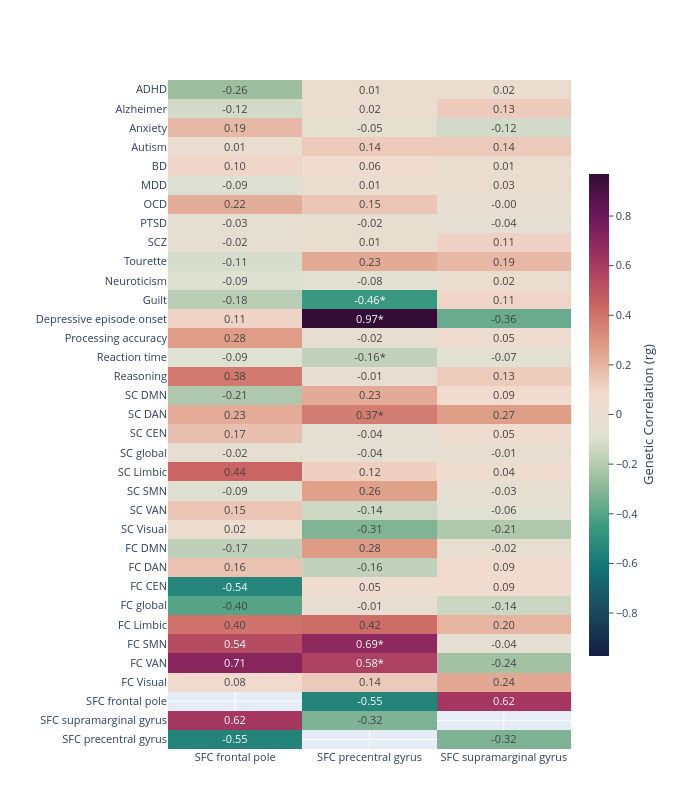

Notebook code cell kept with this figure:
### Code cell
import pandas as pd
import numpy as np
import plotly.graph_objects as go

# Load data
df_fp = pd.read_csv('results_FP.tsv', sep='\t')
df_sg = pd.read_csv('results_SG.tsv', sep='\t')
df_pg = pd.read_csv('results_PG.tsv', sep='\t')

# Preserve original trait order from the first file
trait_order = df_fp['Trait'].tolist()

df_fp['MainTrait'] = 'SFC frontal pole'
df_sg['MainTrait'] = 'SFC supramarginal gyrus'
df_pg['MainTrait'] = 'SFC precentral gyrus'

df_all = pd.concat([df_fp, df_sg, df_pg], ignore_index=True)

# Pivot for correlation values AND p-values
corr_matrix = df_all.pivot(index='Trait', columns='MainTrait', values='GeneticCorrelation')
pval_matrix = df_all.pivot(index='Trait', columns='MainTrait', values='Pvalue')

# Reorder rows to match original CSV order
corr_matrix = corr_matrix.reindex(trait_order)
pval_matrix = pval_matrix.reindex(trait_order)

corr_matrix = corr_matrix.fillna(0)
pval_matrix = pval_matrix.fillna(0)

# Create text and color matrix
text_matrix = []
color_matrix = np.array(corr_matrix.values, dtype=float)

for i, row in enumerate(corr_matrix.values):
    text_row = []
    for j, val in enumerate(row):
        pval = pval_matrix.iloc[i, j]
        
        # Check if this is a self-correlation (row and column trait match)
        if corr_matrix.index[i] == corr_matrix.columns[j]:
            text_row.append("")  # Empty text for self-correlations
            color_matrix[i, j] = np.nan  # Will appear grey
        else:
            asterisk = '*' if pval < 0.05 else ''
            text_row.append(f"{val:.2f}{asterisk}")
    text_matrix.append(text_row)

# --- PLOTLY ---
fig = go.Figure(data=go.Heatmap(
    z=color_matrix,
    x=corr_matrix.columns,
    y=corr_matrix.index,
    colorscale='curl',
    zmid=0,
    colorbar=dict(
        title='Genetic Correlation (rg)',
        titleside='right',
        ticks='outside',
        thickness=20,
        len=0.75,
        y=0.5,
        yanchor='middle'
    ),
    text=text_matrix,
    texttemplate="%{text}",
    hoverinfo='text',
    showscale=True
))

fig.update_layout(
    xaxis=dict(title='', side='bottom'),
    yaxis=dict(title='', autorange='reversed'),
    width=680,
    height=20 * len(corr_matrix) + 100,
    margin=dict(l=100, r=50, t=80, b=50),
    font=dict(size=11)
)
fig.write_image('ldsc.png')
fig.show()

### Figure 1 — Plotly figure (JSON) as saved in the notebook; plotly's stock layout.template omitted (floating-point values rounded to 4 significant figures)
{"data": [{"colorbar": {"len": 0.75, "thickness": 20, "ticks": "outside", "title": {"side": "right", "text": "Genetic Correlation (rg)"}, "y": 0.5, "yanchor": "middle"}, "colorscale": [[0, "rgb(20, 29, 67)"], [0.09091, "rgb(28, 72, 93)"], [0.1818, "rgb(18, 115, 117)"], [0.2727, "rgb(63, 156, 129)"], [0.3636, "rgb(153, 189, 156)"], [0.4545, "rgb(223, 225, 211)"], [0.5455, "rgb(241, 218, 206)"], [0.6364, "rgb(224, 160, 137)"], [0.7273, "rgb(203, 101, 99)"], [0.8182, "rgb(164, 54, 96)"], [0.9091, "rgb(111, 23, 91)"], [1, "rgb(51, 13, 53)"]], "hoverinfo": "text", "showscale": true, "text": [["-0.26", "0.01", "0.02"], ["-0.12", "0.02", "0.13"], ["0.19", "-0.05", "-0.12"], ["0.01", "0.14", "0.14"], ["0.10", "0.06", "0.01"], ["-0.09", "0.01", "0.03"], ["0.22", "0.15", "-0.00"], ["-0.03", "-0.02", "-0.04"], ["-0.02", "0.01", "0.11"], ["-0.11", "0.23", "0.19"], ["-0.09", "-0.08", "0.02"], ["-0.18", "-0.46*", "0.11"], ["0.11", "0.97*", "-0.36"], ["0.28", "-0.02", "0.05"], ["-0.09", "-0.16*", "-0.07"], ["0.38", "-0.01", "0.13"], ["-0.21", "0.23", "0.09"], ["0.23", "0.37*", "0.27"], ["0.17", "-0.04", "0.05"], ["-0.02", "-0.04", "-0.01"], ["0.44", "0.12", "0.04"], ["-0.09", "0.26", "-0.03"], ["0.15", "-0.14", "-0.06"], ["0.02", "-0.31", "-0.21"], ["-0.17", "0.28", "-0.02"], ["0.16", "-0.16", "0.09"], ["-0.54", "0.05", "0.09"], ["-0.40", "-0.01", "-0.14"], ["0.40", "0.42", "0.20"], ["0.54", "0.69*", "-0.04"], ["0.71", "0.58*", "-0.24"], ["0.08", "0.14", "0.24"], ["", "-0.55", "0.62"], ["0.62", "-0.32", ""], ["-0.55", "", "-0.32"]], "texttemplate": "%{text}", "type": "heatmap", "x": ["SFC frontal pole", "SFC precentral gyrus", "SFC supramarginal gyrus"], "y": ["ADHD", "Alzheimer", "Anxiety", "Autism", "BD", "MDD", "OCD", "PTSD", "SCZ", "Tourette", "Neuroticism", "Guilt", "Depressive episode onset", "Processing accuracy", "Reaction time", "Reasoning", "SC DMN", "SC DAN", "SC CEN", "SC global", "SC Limbic", "SC SMN", "SC VAN", "SC Visual", "FC DMN", "FC DAN", "FC CEN", "FC global", "FC Limbic", "FC SMN", "FC VAN", "FC Visual", "SFC frontal pole", "SFC supramarginal gyrus", "SFC precentral gyrus"], "z": [[-0.255, 0.0058, 0.0233], [-0.1203, 0.0217, 0.1332], [0.1919, -0.0531, -0.1213], [0.0065, 0.1398, 0.137], [0.0994, 0.0649, 0.0105], [-0.0925, 0.0089, 0.0338], [0.224, 0.15, -0.0009], [-0.0312, -0.0247, -0.0358], [-0.0182, 0.005, 0.112], [-0.1092, 0.2306, 0.1906], [-0.0902, -0.0758, 0.0204], [-0.1819, -0.4577, 0.1058], [0.1082, 0.9714, -0.3588], [0.2758, -0.0213, 0.046], [-0.0852, -0.1648, -0.0659], [0.3813, -0.0114, 0.1326], [-0.2092, 0.2301, 0.0876], [0.2269, 0.3736, 0.2707], [0.1687, -0.0396, 0.0493], [-0.0173, -0.0449, -0.011], [0.4412, 0.121, 0.0443], [-0.0945, 0.2631, -0.031], [0.1505, -0.1356, -0.0625], [0.0197, -0.3126, -0.2069], [-0.1709, 0.2796, -0.0175], [0.1626, -0.1644, 0.087], [-0.5352, 0.0476, 0.0891], [-0.3975, -0.0087, -0.1381], [0.3995, 0.4203, 0.2006], [0.5361, 0.6901, -0.042], [0.7122, 0.5754, -0.2394], [0.0784, 0.1364, 0.2396], [null, -0.5466, 0.6157], [0.6157, -0.3198, null], [-0.5466, null, -0.3198]], "zmid": 0}], "layout": {"font": {"size": 11}, "height": 800, "margin": {"b": 50, "l": 100, "r": 50, "t": 80}, "width": 680, "xaxis": {"side": "bottom", "title": {"text": ""}}, "yaxis": {"autorange": "reversed", "title": {"text": ""}}}}
